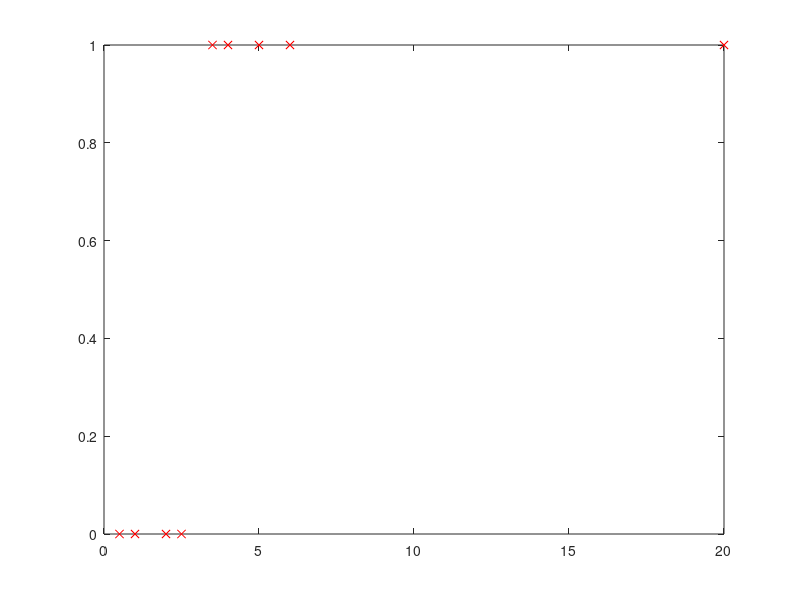

Here is the MATLAB script that generated this plot: (Note: this script raises an error after producing the figure.)
clear ; close all; clc;

x = [0.5;1;2;2.5;3.5;4;5;6;20];
y = [0;0;0;0;1;1;1;1;1];

X = [ones(length(y), 1), x];

plot(X(:, 2),y, 'rx');

theta = zeros(2,1);

[theta] = trainLinearReg(X, y, 0);


hold on;

plot(x, X*theta, '-', 'LineWidth', 2)

hold off;

[theta] = trainLogisticReg(X, y, 0)